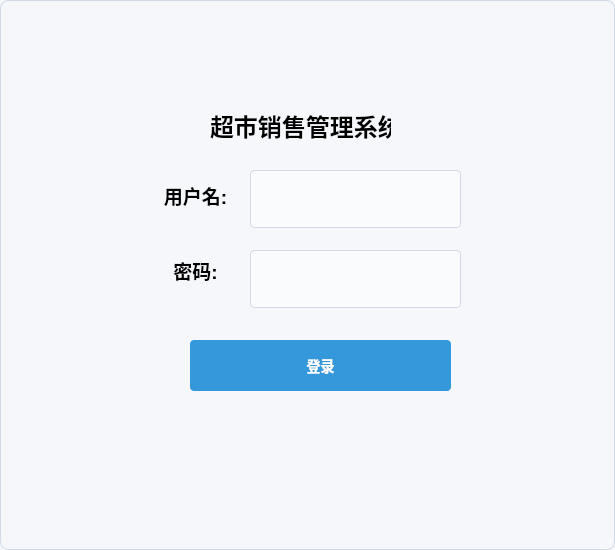
<?xml version="1.0" encoding="UTF-8"?>
<ui version="4.0">
 <class>LoginDialog</class>
 <widget class="QDialog" name="LoginDialog">
  <property name="geometry">
   <rect>
    <x>0</x>
    <y>0</y>
    <width>615</width>
    <height>550</height>
   </rect>
  </property>
  <property name="minimumSize">
   <size>
    <width>300</width>
    <height>200</height>
   </size>
  </property>
  <property name="windowTitle">
   <string>系统登录</string>
  </property>
  <property name="styleSheet">
   <string notr="true">/* 登录窗口整体样式 */
QDialog#LoginDialog {
    background-color: #f5f7fa;
    border: 1px solid #d1d9e6;
    border-radius: 8px;
}

/* 登录容器样式 */
#loginContainer {
    background-color: white;
    border-radius: 6px;
    padding: 30px;
    border: 1px solid #e0e5ec;
    box-shadow: 0 2px 10px rgba(0,0,0,0.05);
}

/* 标题样式 */
QLabel#loginTitle {
    color: #2c3e50;
    font-size: 22px;
    font-weight: bold;
    padding-bottom: 20px;
    qproperty-alignment: AlignCenter;
}

/* 输入框标签样式 */
QLabel[text^=&quot;用户名&quot;], 
QLabel[text^=&quot;密码&quot;] {
    color: #7f8c8d;
    font-size: 13px;
    padding-bottom: 5px;
}

/* 输入框样式 */
QLineEdit {
    border: 1px solid #d1d9e6;
    border-radius: 4px;
    padding: 10px;
    font-size: 14px;
    min-height: 36px;
    background-color: #f9fbfd;
}

QLineEdit:focus {
    border: 1px solid #3498db;
    background-color: white;
}

/* 登录按钮样式 */
QPushButton#btnLogin {
    background-color: #3498db;
    color: white;
    border: none;
    padding: 12px;
    border-radius: 4px;
    font-size: 14px;
    font-weight: bold;
    min-width: 120px;
}

QPushButton#btnLogin:hover {
    background-color: #2980b9;
}

QPushButton#btnLogin:pressed {
    background-color: #1a5276;
}

/* 记住密码复选框 */
QCheckBox#chkRemember {
    spacing: 6px;
    font-size: 12px;
    color: #7f8c8d;
}

QCheckBox#chkRemember::indicator {
    width: 16px;
    height: 16px;
}

/* 错误提示标签 */
QLabel#lblError {
    color: #e74c3c;
    font-size: 12px;
    qproperty-alignment: AlignCenter;
    padding-top: 10px;
}

/* 底部版权信息 */
QLabel#copyright {
    color: #95a5a6;
    font-size: 11px;
    qproperty-alignment: AlignCenter;
    padding-top: 20px;
}

/* 登录窗口整体样式 */
QDialog#LoginDialog {
    background-image: url(C:/Users/吴君豪/Desktop/图片/超市销售管理系统.png); /* 替换为你的实际图片路径 */
	
    background-size: cover; /* 图片将覆盖整个对话框 */
    background-position: center;
    border: 1px solid #d1d9e6;
    border-radius: 8px;
}
/* 登录容器样式 - 添加半透明背景 */
#loginContainer {
    background-color: rgba(255, 255, 255, 0.9); /* 90%不透明的白色 */
    border-radius: 6px;
    padding: 30px;
    border: 1px solid #e0e5ec;
    box-shadow: 0 2px 10px rgba(0,0,0,0.1);
}


/* 其他样式保持不变... */</string>
  </property>
  <widget class="QLabel" name="label">
   <property name="geometry">
    <rect>
     <x>160</x>
     <y>170</y>
     <width>71</width>
     <height>51</height>
    </rect>
   </property>
   <property name="text">
    <string>&lt;html&gt;&lt;head/&gt;&lt;body&gt;&lt;p align=&quot;center&quot;&gt;&lt;span style=&quot; font-size:14pt; font-weight:700;&quot;&gt;用户名:&lt;/span&gt;&lt;/p&gt;&lt;/body&gt;&lt;/html&gt;</string>
   </property>
  </widget>
  <widget class="QLabel" name="label_2">
   <property name="geometry">
    <rect>
     <x>160</x>
     <y>250</y>
     <width>71</width>
     <height>41</height>
    </rect>
   </property>
   <property name="text">
    <string>&lt;html&gt;&lt;head/&gt;&lt;body&gt;&lt;p align=&quot;center&quot;&gt;&lt;span style=&quot; font-size:14pt; font-weight:700;&quot;&gt;密码:&lt;/span&gt;&lt;/p&gt;&lt;/body&gt;&lt;/html&gt;</string>
   </property>
  </widget>
  <widget class="QLineEdit" name="txtUsername">
   <property name="geometry">
    <rect>
     <x>250</x>
     <y>170</y>
     <width>211</width>
     <height>58</height>
    </rect>
   </property>
  </widget>
  <widget class="QLineEdit" name="txtPassword">
   <property name="geometry">
    <rect>
     <x>250</x>
     <y>250</y>
     <width>211</width>
     <height>58</height>
    </rect>
   </property>
   <property name="echoMode">
    <enum>QLineEdit::EchoMode::Password</enum>
   </property>
  </widget>
  <widget class="QPushButton" name="btnLogin">
   <property name="geometry">
    <rect>
     <x>190</x>
     <y>340</y>
     <width>261</width>
     <height>51</height>
    </rect>
   </property>
   <property name="text">
    <string>登录</string>
   </property>
  </widget>
  <widget class="QLabel" name="label_3">
   <property name="geometry">
    <rect>
     <x>210</x>
     <y>100</y>
     <width>181</width>
     <height>51</height>
    </rect>
   </property>
   <property name="text">
    <string>&lt;html&gt;&lt;head/&gt;&lt;body&gt;&lt;p align=&quot;center&quot;&gt;&lt;span style=&quot; font-size:18pt; font-weight:700;&quot;&gt;超市销售管理系统&lt;/span&gt;&lt;/p&gt;&lt;/body&gt;&lt;/html&gt;</string>
   </property>
  </widget>
 </widget>
 <resources/>
 <connections/>
</ui>
